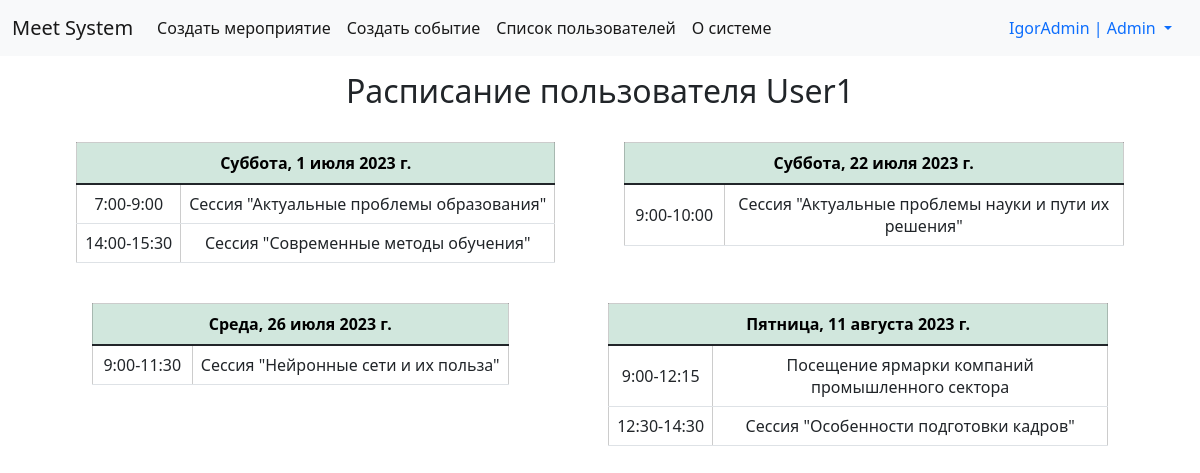
Screenshot of /profile/2 (signed in) with the database file from the repository.
### Registration_Login_App/models.py (models this page shows, shortened)
class Profile(models.Model):
    Admin_role_title = "Admin"
    User_role_title = "User"
    role_choices = [
        (Admin_role_title, "Admin"),
        (User_role_title, "User")
    ]
    user = models.OneToOneField(User, on_delete=models.CASCADE)
    role = models.CharField(max_length=5, blank=False, choices=role_choices, default="User")
    user_events = models.ManyToManyField(Event, blank=True)
    is_hidden_on_search_page = models.BooleanField(default=False)
    is_banned = models.BooleanField(default=False)

### MeetingSystem_CRUD/models.py (models this page shows)
class Event(models.Model):
    event_title = models.CharField(max_length=255)
    event_description = models.TextField(blank=False)
    meeting = models.ForeignKey(Meeting, on_delete=models.CASCADE, null=False)
    event_date = models.DateField()
    event_start_time = models.TimeField()
    event_end_time = models.TimeField()
    creation_time = models.DateTimeField(auto_now_add=True)
    update_time = models.DateTimeField(auto_now=True)
    def __str__(self):
        return self.event_title

### MeetingSystem_CRUD/views.py (the view)
# urls.py: path('profile/<int:user_pk>', views.show_profile, name="show-profile"),
@logged_user_required
def show_profile(request, user_pk):
    if request.user.pk == user_pk:
        current_user = request.user
        events_of_the_user = current_user.profile.user_events.all().order_by('event_date', "event_start_time")#.order_by("event_start_time")
    else:
        current_user = User.objects.get(pk=user_pk)
        events_of_the_user = current_user.profile.user_events.all().order_by('event_date', "event_start_time")
    print('events_of_the_user', events_of_the_user)
    context = {
        "Events_of_the_user": events_of_the_user,
        "Current_User": current_user,
    }
    return render(request, "MeetingSystem_CRUD/Event_Schedule_App_User_Profile_page.html", context=context)

### MeetingSystem_CRUD/templatetags/MeetingSystem_CRUD_tags.py (called while the page is built)
@register.inclusion_tag(filename="MeetingSystem_CRUD/inclusion_tags/EventDescriptionPopover.html")
def getEventDescriptionPopover(event_title, event_description):
    return {
        "EventTitle": event_title,
        "EventDescription": event_description,
            }

### MeetingSystem_CRUD/views.py (called while the page is built)
def logged_user_required(view_function):
    @wraps(view_function)
    def inner_function(request, *args, **kwargs):
        if not request.user.is_authenticated:
            return redirect("main-page")
        return view_function(request, *args, **kwargs)
    return inner_function

### templates/MeetingSystem_CRUD/Event_Schedule_App_User_Profile_page.html (shortened to what this page needs)
{% extends "MeetingSystem_CRUD/Events_Schedule_App_base_template.html" %}
{% block main-content %}
{% load MeetingSystem_CRUD_tags %}
		{% if Events_of_the_user %}
		{% if request.user == Current_User %}
        	<div class="container w-100 main-container mt-5"> <h2 class="text-center mt-4">Мое расписание</h2> </div>
		{% else %}
			<div class="container w-100 main-container mt-5"> <h2 class="text-center mt-4">Расписание пользователя {{ Current_User.username }}</h2> </div>
		{% endif %}
		{% endif %}
    <div class="container w-100 main-container">
		{% regroup Events_of_the_user by event_date as grouped_user_events %}
		{% if grouped_user_events %}
			{% for event in grouped_user_events %}
				<div class="weekday-table-container-for-profile mt-4">
					<table class="table fw-normal table-text-align">
					  <thead>
						<tr class="table-success">
						  <th scope="col" colspan="4">{{ event.grouper| date:"l" }}, {{ event.grouper }}</th>
						</tr>
					  </thead>
					  <tbody>
						{% for current_event in event.list %}
						<tr>
						  <td class="time-cell">{{ current_event.event_start_time }}-{{ current_event.event_end_time }}</td>
						  <td class="event-cell">{% getEventDescriptionPopover event_title=current_event.event_title event_description=current_event.event_description %} </td>
						</tr>
						{% endfor %}
					  </tbody>
					</table>
				</div>
			{% endfor %}
		{% else %}
			<div class="container w-100 main-container mt-5"> <h3 class="text-center mt-5">Пользователь не подписан ни на одно событие</h3> </div>
		{% endif %}
    </div>
{% endblock main-content %}

### templates/MeetingSystem_CRUD/Events_Schedule_App_base_template.html (shortened to what this page needs)
<!DOCTYPE html>
{% load static %}
<html>
<head>
	<link rel="stylesheet" type="text/css" href="{% static 'css/Events_Schedule_App_base_template.css' %}">
	<link href="https://cdn.jsdelivr.net/npm/bootstrap@5.1.3/dist/css/bootstrap.min.css" rel="stylesheet">
	<link rel="stylesheet" href="https://cdn.jsdelivr.net/npm/bootstrap-icons@1.10.5/font/bootstrap-icons.css">
</head>
<body>
<nav class="navbar navbar-expand-lg navbar-light bg-light fixed-top">
  <div class="container-fluid">
    <a class="navbar-brand" href="{% url 'main-page' %}">Meet System</a>
    <div class="collapse navbar-collapse" id="navbarNavDropdown">
      <ul class="navbar-nav">
	  	{% if request.user.profile.role == "Admin" %}
        <li class="nav-item">
          <a class="nav-link active" aria-current="page" href="{% url 'create_meeting' %}">Создать мероприятие</a>
        </li>
	  	<li class="nav-item">
          <a class="nav-link active" aria-current="page" href="{% url 'create_event' %}">Создать событие</a>
        </li>
	    {% endif %}
	    {% if request.user.is_authenticated %}
	    <li class="nav-item">
          <a class="nav-link active" href="{% url 'show-users-list' %}">Список пользователей</a>
        </li>
	    {% endif %}
        <li class="nav-item">
          <a class="nav-link active" href="{% url 'about-site' %}">О системе</a>
        </li>
      </ul>
  </div>
  <div class="d-flex user-header-info">
  	<div class="nav-item dropdown">
		{% if request.user.is_authenticated %}
          <a class="nav-link dropdown-toggle mr-5" href="#" id="navbarDropdownMenuLink1" role="button" data-bs-toggle="dropdown" aria-expanded="false">
			  {{ request.user.username }} | {{ request.user.profile.role }}
          </a>
		{% else %}
			<div class="">
				<a class="text-decoration-none text-dark" href="{% url 'login-page' %}">Login</a> | <a class="text-decoration-none text-dark" href="{% url 'register-page' %}"> Register </a>
          </div>
		{% endif %}
        </div>
  </div>
  </div>
</nav>
	{% block main-content %}{% endblock main-content %}
</body>
</html>

### templates/MeetingSystem_CRUD/inclusion_tags/EventDescriptionPopover.html
<div class="d-inline-block" tabindex="0" data-bs-toggle="popover" data-bs-trigger="hover focus" data-bs-placement="bottom"
      title="Описание события"
      data-bs-content="{{ EventDescription }}">
  <text>{{ EventTitle }}</text>
</div>

### static/css/Events_Schedule_App_base_template.css (style rules this page uses)
* { box-sizing: border-box; padding: 0; margin: 0; }
.main-container { display: flex; flex-wrap: wrap; justify-content: space-around; }
.table-text-align { text-align: center; }
.weekday-table-container-for-profile { max-width: 500px; }
.weekday-table-container-for-profile table > thead { border: 1px solid rgba(0, 0, 0, 0.2); }
.time-cell { border-right: 1px solid rgba(0, 0, 0, 0.2); border-left: 1px solid rgba(0, 0, 0, 0.2); line-height: 16px; vertical-align: middle; min-width: 100px; }
.event-cell { min-width: 300px; vertical-align: middle; line-height: normal; border-right: 1px solid rgba(0, 0, 0, 0.2); }

### rows the page displays
Event: grouper "Суббота", grouper "1 июля 2023 г.", event_start_time "7:00", event_end_time "9:00", event_title "Сессия \"Актуальные проблемы образования\""
Event: event_start_time "14:00", event_end_time "15:30", event_title "Сессия \"Современные методы обучения\""
Event: grouper "Суббота", grouper "22 июля 2023 г.", event_start_time "9:00", event_end_time "10:00", event_title "Сессия \"Актуальные проблемы науки и пути их решения\""
Event: grouper "Среда", grouper "26 июля 2023 г.", event_start_time "9:00", event_end_time "11:30", event_title "Сессия \"Нейронные сети и их польза\""
Event: grouper "Пятница", grouper "11 августа 2023 г.", event_start_time "9:00", event_end_time "12:15", event_title "Посещение ярмарки компаний промышленного сектора"
Event: event_start_time "12:30", event_end_time "14:30", event_title "Сессия \"Особенности подготовки кадров\""

### other values shown
{{ request.user.username }} "IgorAdmin"
{{ request.user.profile.role }} "Admin"
{{ Current_User.username }} "User1"
